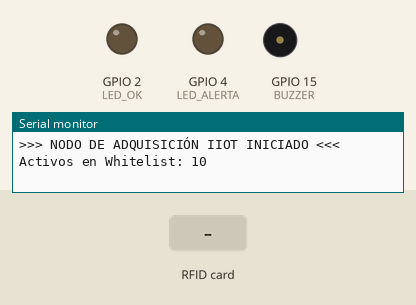
Recording of a program running on a simulated ESP32. Shown: output pins drawn as LEDs (lit = HIGH), buzzer (waves = sounding, pin HIGH), the last lines printed to the serial monitor. The test bench sets the inputs (shaded band).

Above: at 1.2 s.
1.3 s: RFID card 5E 7A 19 C4 held to the reader
At 2.4 s:
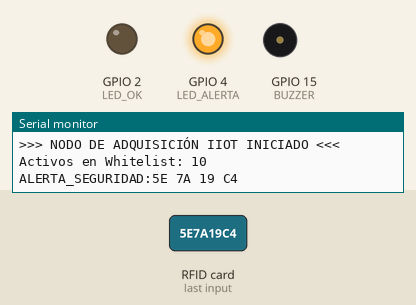
4.3 s: RFID card 1A D3 8B 03 held to the reader
At 4.9 s:
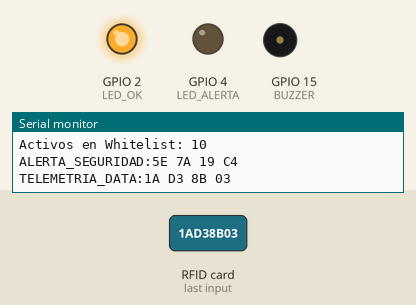
7.3 s: RFID card 41 13 8C 03 held to the reader
At 10.2 s:
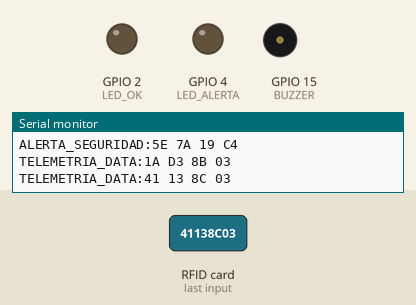
Timing chart, 0 to 11.7 s (numbered marks = the images above; inputs shaded):
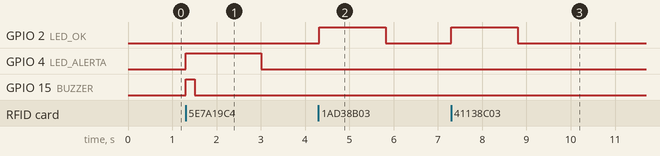

Measured:
- after the input at 1.3 s, GPIO 4 (LED_ALERTA): LOW → HIGH at once, → LOW 1.7 s later; GPIO 15 (BUZZER): LOW → HIGH at once, → LOW 0.20 s later
- after the input at 4.3 s, GPIO 2 (LED_OK): LOW → HIGH at once, → LOW 1.5 s later
- after the input at 7.3 s, GPIO 2 (LED_OK): LOW → HIGH at once, → LOW 1.5 s later

The program:

main.cpp
```cpp
/*
 * PROYECTO: Arquitectura IIoT para Gestión Ganadera
 * MÓDULO: Firmware de Adquisición y Edge Computing (ESP32)
 * AUTOR: José Bravo Aguilera
 * COMPAÑEROS DE PROYECTO: Luis Lorca, Carlos Olivares
 * FECHA: Enero 2026 (Revisión de Arquitectura)
 * * FILOSOFÍA DE DISEÑO:
 * Implementación de filtrado en el borde para optimizar el ancho de banda
 * y asegurar la continuidad operacional ante fallos de red.
 */

#include <Arduino.h>
#include <SPI.h>
#include <MFRC522.h>

// --- INFRAESTRUCTURA DE HARDWARE ---
#define SS_PIN    5   // Slave Select SPI
#define RST_PIN   22  // Reset RC522
#define LED_OK    2   // Status: Activo Identificado
#define LED_ALERTA 4  // Status: Anomalía Detectada
#define BUZZER    15  // Alerta Sonora

MFRC522 rfid(SS_PIN, RST_PIN);

// --- CAPA DE DATOS EN EL BORDE (Edge Database) ---
// Representa los activos biológicos registrados en el predio.
String whitelist[] = {
  "1A D3 8B 03", "41 13 8C 03", "56 09 8C 03",
  "F4 08 8C 03", "03 F9 8B 03", "F3 C9 5E DD",
  "B4 1A 8C 03", "87 10 8C 03", "32 58 B2 03",
  "E4 12 8C 03"
};

int total_activos = sizeof(whitelist) / sizeof(whitelist[0]);

void setup() {
  Serial.begin(115200);
  SPI.begin();
  rfid.PCD_Init();

  pinMode(LED_OK, OUTPUT);
  pinMode(LED_ALERTA, OUTPUT);
  pinMode(BUZZER, OUTPUT);

  Serial.println(">>> NODO DE ADQUISICIÓN IIOT INICIADO <<<");
  Serial.print("Activos en Whitelist: ");
  Serial.println(total_activos);
}

void loop() {
  // Verificación de presencia de activo (Tag RFID)
  if (!rfid.PICC_IsNewCardPresent() || !rfid.PICC_ReadCardSerial())
    return;

  // Decodificación de Identificador Único (UID)
  String uid_capturado = "";
  for (byte i = 0; i < rfid.uid.size; i++) {
    uid_capturado += (rfid.uid.uidByte[i] < 0x10 ? " 0" : " ");
    uid_capturado += String(rfid.uid.uidByte[i], HEX);
  }
  uid_capturado.toUpperCase();
  uid_capturado.trim();

  // Algoritmo de Validación Local
  bool es_registrado = false;
  for (int i = 0; i < total_activos; i++) {
    if (uid_capturado == whitelist[i]) {
      es_registrado = true;
      break;
    }
  }

  // Comunicación Transversal OT/IT
  if (es_registrado) {
    digitalWrite(LED_OK, HIGH);
    // Formato de trama estandarizado para el Motor de IA en Python
    Serial.print("TELEMETRIA_DATA:");
    Serial.println(uid_capturado);
  } else {
    digitalWrite(LED_ALERTA, HIGH);
    Serial.print("ALERTA_SEGURIDAD:");
    Serial.println(uid_capturado);

    digitalWrite(BUZZER, HIGH);
    delay(200);
    digitalWrite(BUZZER, LOW);
  }

  // Liberación de recursos y preparación para siguiente ciclo
  rfid.PICC_HaltA();
  rfid.PCD_StopCrypto1();
  delay(1500);
  digitalWrite(LED_OK, LOW);
  digitalWrite(LED_ALERTA, LOW);
}
```
